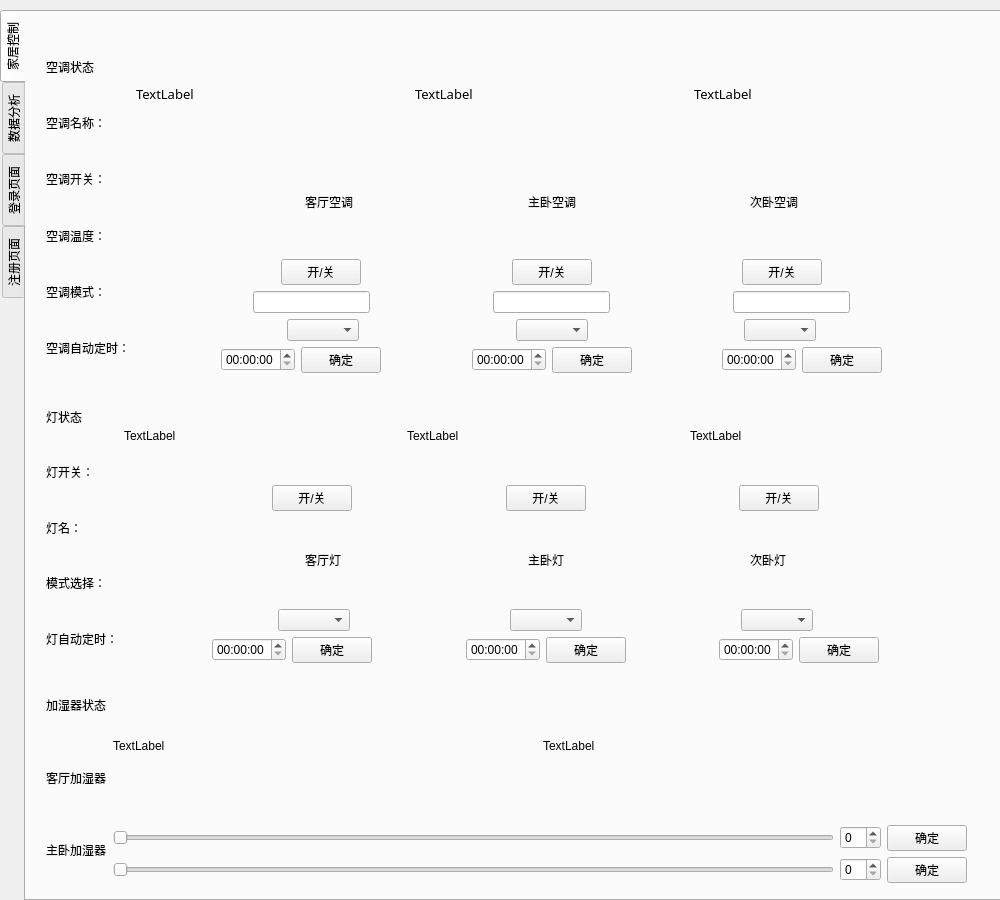
<?xml version="1.0" encoding="UTF-8"?>
<ui version="4.0">
 <class>TabWidget</class>
 <widget class="QWidget" name="TabWidget">
  <property name="geometry">
   <rect>
    <x>0</x>
    <y>0</y>
    <width>1000</width>
    <height>900</height>
   </rect>
  </property>
  <property name="windowTitle">
   <string>Form</string>
  </property>
  <widget class="QTabWidget" name="tabWidget">
   <property name="geometry">
    <rect>
     <x>0</x>
     <y>10</y>
     <width>1531</width>
     <height>891</height>
    </rect>
   </property>
   <property name="tabPosition">
    <enum>QTabWidget::West</enum>
   </property>
   <property name="currentIndex">
    <number>0</number>
   </property>
   <widget class="QWidget" name="ControlPage">
    <attribute name="title">
     <string>家居控制</string>
    </attribute>
    <widget class="QWidget" name="layoutWidget">
     <property name="geometry">
      <rect>
       <x>20</x>
       <y>660</y>
       <width>921</width>
       <height>211</height>
      </rect>
     </property>
     <layout class="QHBoxLayout" name="horizontalLayout_5">
      <item>
       <layout class="QVBoxLayout" name="humidityTitle">
        <item>
         <widget class="QLabel" name="label_9">
          <property name="text">
           <string>加湿器状态</string>
          </property>
         </widget>
        </item>
        <item>
         <widget class="QLabel" name="label_10">
          <property name="text">
           <string>客厅加湿器</string>
          </property>
         </widget>
        </item>
        <item>
         <widget class="QLabel" name="label_11">
          <property name="text">
           <string>主卧加湿器</string>
          </property>
         </widget>
        </item>
       </layout>
      </item>
      <item>
       <layout class="QVBoxLayout" name="verticalLayout_3">
        <item>
         <layout class="QHBoxLayout" name="horizontalLayout_3">
          <item>
           <widget class="QLabel" name="livingHumidityShow">
            <property name="text">
             <string>TextLabel</string>
            </property>
           </widget>
          </item>
          <item>
           <widget class="QLabel" name="hostHumidityShow">
            <property name="text">
             <string>TextLabel</string>
            </property>
           </widget>
          </item>
         </layout>
        </item>
        <item>
         <layout class="QHBoxLayout" name="livingHumidity">
          <item>
           <widget class="QSlider" name="livingHumiditySlider">
            <property name="orientation">
             <enum>Qt::Horizontal</enum>
            </property>
           </widget>
          </item>
          <item>
           <widget class="QSpinBox" name="livingHumiditySpin"/>
          </item>
          <item>
           <widget class="QPushButton" name="livingHumidityBtn">
            <property name="text">
             <string>确定</string>
            </property>
           </widget>
          </item>
         </layout>
        </item>
        <item>
         <layout class="QHBoxLayout" name="hostHumidity">
          <item>
           <widget class="QSlider" name="hostHumiditySlider">
            <property name="orientation">
             <enum>Qt::Horizontal</enum>
            </property>
           </widget>
          </item>
          <item>
           <widget class="QSpinBox" name="hostHumiditySpin"/>
          </item>
          <item>
           <widget class="QPushButton" name="hostHumidityBtn">
            <property name="text">
             <string>确定</string>
            </property>
           </widget>
          </item>
         </layout>
        </item>
       </layout>
      </item>
     </layout>
    </widget>
    <widget class="QWidget" name="layoutWidget">
     <property name="geometry">
      <rect>
       <x>20</x>
       <y>380</y>
       <width>921</width>
       <height>271</height>
      </rect>
     </property>
     <layout class="QHBoxLayout" name="horizontalLayout_4">
      <item>
       <layout class="QVBoxLayout" name="lightTitle">
        <item>
         <widget class="QLabel" name="label_5">
          <property name="text">
           <string>灯状态</string>
          </property>
         </widget>
        </item>
        <item>
         <widget class="QLabel" name="label_2">
          <property name="text">
           <string>灯开关：</string>
          </property>
         </widget>
        </item>
        <item>
         <widget class="QLabel" name="label_21">
          <property name="text">
           <string>灯名：</string>
          </property>
         </widget>
        </item>
        <item>
         <widget class="QLabel" name="label_19">
          <property name="text">
           <string>模式选择：</string>
          </property>
         </widget>
        </item>
        <item>
         <widget class="QLabel" name="label_22">
          <property name="text">
           <string>灯自动定时：</string>
          </property>
         </widget>
        </item>
       </layout>
      </item>
      <item>
       <layout class="QVBoxLayout" name="verticalLayout_2">
        <item>
         <layout class="QHBoxLayout" name="horizontalLayout_2">
          <item>
           <widget class="QLabel" name="livingLightShow">
            <property name="text">
             <string>TextLabel</string>
            </property>
           </widget>
          </item>
          <item>
           <widget class="QLabel" name="hostLightShow">
            <property name="text">
             <string>TextLabel</string>
            </property>
           </widget>
          </item>
          <item>
           <widget class="QLabel" name="secondLightShow">
            <property name="text">
             <string>TextLabel</string>
            </property>
           </widget>
          </item>
         </layout>
        </item>
        <item>
         <layout class="QHBoxLayout" name="horizontalLayout_6">
          <item>
           <spacer name="horizontalSpacer_34">
            <property name="orientation">
             <enum>Qt::Horizontal</enum>
            </property>
            <property name="sizeHint" stdset="0">
             <size>
              <width>40</width>
              <height>20</height>
             </size>
            </property>
           </spacer>
          </item>
          <item>
           <widget class="QPushButton" name="livingLightBtn">
            <property name="text">
             <string>开/关</string>
            </property>
           </widget>
          </item>
          <item>
           <spacer name="horizontalSpacer_33">
            <property name="orientation">
             <enum>Qt::Horizontal</enum>
            </property>
            <property name="sizeHint" stdset="0">
             <size>
              <width>40</width>
              <height>20</height>
             </size>
            </property>
           </spacer>
          </item>
          <item>
           <widget class="QPushButton" name="hostLightBtn">
            <property name="text">
             <string>开/关</string>
            </property>
           </widget>
          </item>
          <item>
           <spacer name="horizontalSpacer_36">
            <property name="orientation">
             <enum>Qt::Horizontal</enum>
            </property>
            <property name="sizeHint" stdset="0">
             <size>
              <width>40</width>
              <height>20</height>
             </size>
            </property>
           </spacer>
          </item>
          <item>
           <widget class="QPushButton" name="secondLightBtn">
            <property name="text">
             <string>开/关</string>
            </property>
           </widget>
          </item>
          <item>
           <spacer name="horizontalSpacer_35">
            <property name="orientation">
             <enum>Qt::Horizontal</enum>
            </property>
            <property name="sizeHint" stdset="0">
             <size>
              <width>40</width>
              <height>20</height>
             </size>
            </property>
           </spacer>
          </item>
         </layout>
        </item>
        <item>
         <layout class="QHBoxLayout" name="lightName">
          <item>
           <spacer name="horizontalSpacer_27">
            <property name="orientation">
             <enum>Qt::Horizontal</enum>
            </property>
            <property name="sizeHint" stdset="0">
             <size>
              <width>40</width>
              <height>20</height>
             </size>
            </property>
           </spacer>
          </item>
          <item>
           <widget class="QLabel" name="label_6">
            <property name="text">
             <string>客厅灯</string>
            </property>
           </widget>
          </item>
          <item>
           <spacer name="horizontalSpacer_11">
            <property name="orientation">
             <enum>Qt::Horizontal</enum>
            </property>
            <property name="sizeHint" stdset="0">
             <size>
              <width>40</width>
              <height>20</height>
             </size>
            </property>
           </spacer>
          </item>
          <item>
           <widget class="QLabel" name="label_7">
            <property name="text">
             <string>主卧灯</string>
            </property>
           </widget>
          </item>
          <item>
           <spacer name="horizontalSpacer_12">
            <property name="orientation">
             <enum>Qt::Horizontal</enum>
            </property>
            <property name="sizeHint" stdset="0">
             <size>
              <width>40</width>
              <height>20</height>
             </size>
            </property>
           </spacer>
          </item>
          <item>
           <widget class="QLabel" name="label_8">
            <property name="text">
             <string>次卧灯</string>
            </property>
           </widget>
          </item>
          <item>
           <spacer name="horizontalSpacer_30">
            <property name="orientation">
             <enum>Qt::Horizontal</enum>
            </property>
            <property name="sizeHint" stdset="0">
             <size>
              <width>40</width>
              <height>20</height>
             </size>
            </property>
           </spacer>
          </item>
         </layout>
        </item>
        <item>
         <layout class="QHBoxLayout" name="lightMode">
          <item>
           <spacer name="horizontalSpacer_28">
            <property name="orientation">
             <enum>Qt::Horizontal</enum>
            </property>
            <property name="sizeHint" stdset="0">
             <size>
              <width>40</width>
              <height>20</height>
             </size>
            </property>
           </spacer>
          </item>
          <item>
           <widget class="QComboBox" name="livingLightMode"/>
          </item>
          <item>
           <spacer name="horizontalSpacer_13">
            <property name="orientation">
             <enum>Qt::Horizontal</enum>
            </property>
            <property name="sizeHint" stdset="0">
             <size>
              <width>40</width>
              <height>20</height>
             </size>
            </property>
           </spacer>
          </item>
          <item>
           <widget class="QComboBox" name="hostLightMode"/>
          </item>
          <item>
           <spacer name="horizontalSpacer_14">
            <property name="orientation">
             <enum>Qt::Horizontal</enum>
            </property>
            <property name="sizeHint" stdset="0">
             <size>
              <width>40</width>
              <height>20</height>
             </size>
            </property>
           </spacer>
          </item>
          <item>
           <widget class="QComboBox" name="secondLightMode"/>
          </item>
          <item>
           <spacer name="horizontalSpacer_31">
            <property name="orientation">
             <enum>Qt::Horizontal</enum>
            </property>
            <property name="sizeHint" stdset="0">
             <size>
              <width>40</width>
              <height>20</height>
             </size>
            </property>
           </spacer>
          </item>
         </layout>
        </item>
        <item>
         <layout class="QHBoxLayout" name="lightAuto">
          <item>
           <spacer name="horizontalSpacer_29">
            <property name="orientation">
             <enum>Qt::Horizontal</enum>
            </property>
            <property name="sizeHint" stdset="0">
             <size>
              <width>40</width>
              <height>20</height>
             </size>
            </property>
           </spacer>
          </item>
          <item>
           <widget class="QTimeEdit" name="livingLightAuto"/>
          </item>
          <item>
           <widget class="QPushButton" name="livingLightTimeBtn">
            <property name="text">
             <string>确定</string>
            </property>
           </widget>
          </item>
          <item>
           <spacer name="horizontalSpacer_15">
            <property name="orientation">
             <enum>Qt::Horizontal</enum>
            </property>
            <property name="sizeHint" stdset="0">
             <size>
              <width>40</width>
              <height>20</height>
             </size>
            </property>
           </spacer>
          </item>
          <item>
           <widget class="QTimeEdit" name="hostLightAuto"/>
          </item>
          <item>
           <widget class="QPushButton" name="hostLightTimeBtn">
            <property name="text">
             <string>确定</string>
            </property>
           </widget>
          </item>
          <item>
           <spacer name="horizontalSpacer_16">
            <property name="orientation">
             <enum>Qt::Horizontal</enum>
            </property>
            <property name="sizeHint" stdset="0">
             <size>
              <width>40</width>
              <height>20</height>
             </size>
            </property>
           </spacer>
          </item>
          <item>
           <widget class="QTimeEdit" name="secondLightAuto"/>
          </item>
          <item>
           <widget class="QPushButton" name="secondLightTimeBtn">
            <property name="text">
             <string>确定</string>
            </property>
           </widget>
          </item>
          <item>
           <spacer name="horizontalSpacer_32">
            <property name="orientation">
             <enum>Qt::Horizontal</enum>
            </property>
            <property name="sizeHint" stdset="0">
             <size>
              <width>40</width>
              <height>20</height>
             </size>
            </property>
           </spacer>
          </item>
         </layout>
        </item>
       </layout>
      </item>
     </layout>
    </widget>
    <widget class="QWidget" name="layoutWidget">
     <property name="geometry">
      <rect>
       <x>20</x>
       <y>30</y>
       <width>921</width>
       <height>331</height>
      </rect>
     </property>
     <layout class="QHBoxLayout" name="horizontalLayout">
      <item>
       <layout class="QVBoxLayout" name="airTitle">
        <item>
         <widget class="QLabel" name="label">
          <property name="text">
           <string>空调状态</string>
          </property>
         </widget>
        </item>
        <item>
         <widget class="QLabel" name="label_15">
          <property name="text">
           <string>空调名称：</string>
          </property>
         </widget>
        </item>
        <item>
         <widget class="QLabel" name="label_20">
          <property name="text">
           <string>空调开关：</string>
          </property>
         </widget>
        </item>
        <item>
         <widget class="QLabel" name="label_16">
          <property name="text">
           <string>空调温度：</string>
          </property>
         </widget>
        </item>
        <item>
         <widget class="QLabel" name="label_17">
          <property name="text">
           <string>空调模式：</string>
          </property>
         </widget>
        </item>
        <item>
         <widget class="QLabel" name="label_18">
          <property name="text">
           <string>空调自动定时：</string>
          </property>
         </widget>
        </item>
       </layout>
      </item>
      <item>
       <layout class="QVBoxLayout" name="verticalLayout">
        <item>
         <layout class="QHBoxLayout" name="Details">
          <item>
           <widget class="QLabel" name="livingAirShow">
            <property name="font">
             <font>
              <family>Agency FB</family>
              <pointsize>10</pointsize>
             </font>
            </property>
            <property name="text">
             <string>TextLabel</string>
            </property>
           </widget>
          </item>
          <item>
           <widget class="QLabel" name="hostAirShow">
            <property name="font">
             <font>
              <family>Agency FB</family>
              <pointsize>10</pointsize>
             </font>
            </property>
            <property name="text">
             <string>TextLabel</string>
            </property>
           </widget>
          </item>
          <item>
           <widget class="QLabel" name="secondAirShow">
            <property name="font">
             <font>
              <family>Agency FB</family>
              <pointsize>10</pointsize>
             </font>
            </property>
            <property name="text">
             <string>TextLabel</string>
            </property>
           </widget>
          </item>
         </layout>
        </item>
        <item>
         <layout class="QHBoxLayout" name="airName">
          <item>
           <spacer name="horizontalSpacer_17">
            <property name="orientation">
             <enum>Qt::Horizontal</enum>
            </property>
            <property name="sizeHint" stdset="0">
             <size>
              <width>40</width>
              <height>20</height>
             </size>
            </property>
           </spacer>
          </item>
          <item>
           <widget class="QLabel" name="livingAir">
            <property name="text">
             <string>客厅空调</string>
            </property>
           </widget>
          </item>
          <item>
           <spacer name="horizontalSpacer_7">
            <property name="orientation">
             <enum>Qt::Horizontal</enum>
            </property>
            <property name="sizeHint" stdset="0">
             <size>
              <width>40</width>
              <height>20</height>
             </size>
            </property>
           </spacer>
          </item>
          <item>
           <widget class="QLabel" name="hostAir">
            <property name="text">
             <string>主卧空调</string>
            </property>
           </widget>
          </item>
          <item>
           <spacer name="horizontalSpacer_8">
            <property name="orientation">
             <enum>Qt::Horizontal</enum>
            </property>
            <property name="sizeHint" stdset="0">
             <size>
              <width>40</width>
              <height>20</height>
             </size>
            </property>
           </spacer>
          </item>
          <item>
           <widget class="QLabel" name="secondAir">
            <property name="text">
             <string>次卧空调</string>
            </property>
           </widget>
          </item>
          <item>
           <spacer name="horizontalSpacer_22">
            <property name="orientation">
             <enum>Qt::Horizontal</enum>
            </property>
            <property name="sizeHint" stdset="0">
             <size>
              <width>40</width>
              <height>20</height>
             </size>
            </property>
           </spacer>
          </item>
         </layout>
        </item>
        <item>
         <layout class="QHBoxLayout" name="airBtn">
          <item>
           <spacer name="horizontalSpacer_18">
            <property name="orientation">
             <enum>Qt::Horizontal</enum>
            </property>
            <property name="sizeHint" stdset="0">
             <size>
              <width>40</width>
              <height>20</height>
             </size>
            </property>
           </spacer>
          </item>
          <item>
           <widget class="QPushButton" name="livingAirBtn">
            <property name="text">
             <string>开/关</string>
            </property>
           </widget>
          </item>
          <item>
           <spacer name="horizontalSpacer_9">
            <property name="orientation">
             <enum>Qt::Horizontal</enum>
            </property>
            <property name="sizeHint" stdset="0">
             <size>
              <width>40</width>
              <height>20</height>
             </size>
            </property>
           </spacer>
          </item>
          <item>
           <widget class="QPushButton" name="hostAirBtn">
            <property name="text">
             <string>开/关</string>
            </property>
           </widget>
          </item>
          <item>
           <spacer name="horizontalSpacer_10">
            <property name="orientation">
             <enum>Qt::Horizontal</enum>
            </property>
            <property name="sizeHint" stdset="0">
             <size>
              <width>40</width>
              <height>20</height>
             </size>
            </property>
           </spacer>
          </item>
          <item>
           <widget class="QPushButton" name="secondAirBtn">
            <property name="text">
             <string>开/关</string>
            </property>
           </widget>
          </item>
          <item>
           <spacer name="horizontalSpacer_23">
            <property name="orientation">
             <enum>Qt::Horizontal</enum>
            </property>
            <property name="sizeHint" stdset="0">
             <size>
              <width>40</width>
              <height>20</height>
             </size>
            </property>
           </spacer>
          </item>
         </layout>
        </item>
        <item>
         <layout class="QHBoxLayout" name="airLcd">
          <item>
           <spacer name="horizontalSpacer_19">
            <property name="orientation">
             <enum>Qt::Horizontal</enum>
            </property>
            <property name="sizeHint" stdset="0">
             <size>
              <width>40</width>
              <height>20</height>
             </size>
            </property>
           </spacer>
          </item>
          <item>
           <widget class="QLineEdit" name="livingAirEdit"/>
          </item>
          <item>
           <spacer name="horizontalSpacer">
            <property name="orientation">
             <enum>Qt::Horizontal</enum>
            </property>
            <property name="sizeHint" stdset="0">
             <size>
              <width>40</width>
              <height>20</height>
             </size>
            </property>
           </spacer>
          </item>
          <item>
           <widget class="QLineEdit" name="hostAirEdit"/>
          </item>
          <item>
           <spacer name="horizontalSpacer_2">
            <property name="orientation">
             <enum>Qt::Horizontal</enum>
            </property>
            <property name="sizeHint" stdset="0">
             <size>
              <width>40</width>
              <height>20</height>
             </size>
            </property>
           </spacer>
          </item>
          <item>
           <widget class="QLineEdit" name="secondAirEdit"/>
          </item>
          <item>
           <spacer name="horizontalSpacer_24">
            <property name="orientation">
             <enum>Qt::Horizontal</enum>
            </property>
            <property name="sizeHint" stdset="0">
             <size>
              <width>40</width>
              <height>20</height>
             </size>
            </property>
           </spacer>
          </item>
         </layout>
        </item>
        <item>
         <layout class="QHBoxLayout" name="airMode">
          <item>
           <spacer name="horizontalSpacer_20">
            <property name="orientation">
             <enum>Qt::Horizontal</enum>
            </property>
            <property name="sizeHint" stdset="0">
             <size>
              <width>40</width>
              <height>20</height>
             </size>
            </property>
           </spacer>
          </item>
          <item>
           <widget class="QComboBox" name="livingAirMode"/>
          </item>
          <item>
           <spacer name="horizontalSpacer_3">
            <property name="orientation">
             <enum>Qt::Horizontal</enum>
            </property>
            <property name="sizeHint" stdset="0">
             <size>
              <width>40</width>
              <height>20</height>
             </size>
            </property>
           </spacer>
          </item>
          <item>
           <widget class="QComboBox" name="hostAirMode"/>
          </item>
          <item>
           <spacer name="horizontalSpacer_4">
            <property name="orientation">
             <enum>Qt::Horizontal</enum>
            </property>
            <property name="sizeHint" stdset="0">
             <size>
              <width>40</width>
              <height>20</height>
             </size>
            </property>
           </spacer>
          </item>
          <item>
           <widget class="QComboBox" name="secondAirMode"/>
          </item>
          <item>
           <spacer name="horizontalSpacer_25">
            <property name="orientation">
             <enum>Qt::Horizontal</enum>
            </property>
            <property name="sizeHint" stdset="0">
             <size>
              <width>40</width>
              <height>20</height>
             </size>
            </property>
           </spacer>
          </item>
         </layout>
        </item>
        <item>
         <layout class="QHBoxLayout" name="airAuto">
          <item>
           <spacer name="horizontalSpacer_21">
            <property name="orientation">
             <enum>Qt::Horizontal</enum>
            </property>
            <property name="sizeHint" stdset="0">
             <size>
              <width>40</width>
              <height>20</height>
             </size>
            </property>
           </spacer>
          </item>
          <item>
           <widget class="QTimeEdit" name="livingAirTime"/>
          </item>
          <item>
           <widget class="QPushButton" name="livingAirTimeBtn">
            <property name="text">
             <string>确定</string>
            </property>
           </widget>
          </item>
          <item>
           <spacer name="horizontalSpacer_5">
            <property name="orientation">
             <enum>Qt::Horizontal</enum>
            </property>
            <property name="sizeHint" stdset="0">
             <size>
              <width>40</width>
              <height>20</height>
             </size>
            </property>
           </spacer>
          </item>
          <item>
           <widget class="QTimeEdit" name="hostAirTime"/>
          </item>
          <item>
           <widget class="QPushButton" name="hostAirTimeBtn">
            <property name="text">
             <string>确定</string>
            </property>
           </widget>
          </item>
          <item>
           <spacer name="horizontalSpacer_6">
            <property name="orientation">
             <enum>Qt::Horizontal</enum>
            </property>
            <property name="sizeHint" stdset="0">
             <size>
              <width>40</width>
              <height>20</height>
             </size>
            </property>
           </spacer>
          </item>
          <item>
           <widget class="QTimeEdit" name="secondAirTime"/>
          </item>
          <item>
           <widget class="QPushButton" name="secondAirTimeBtn">
            <property name="text">
             <string>确定</string>
            </property>
           </widget>
          </item>
          <item>
           <spacer name="horizontalSpacer_26">
            <property name="orientation">
             <enum>Qt::Horizontal</enum>
            </property>
            <property name="sizeHint" stdset="0">
             <size>
              <width>40</width>
              <height>20</height>
             </size>
            </property>
           </spacer>
          </item>
         </layout>
        </item>
       </layout>
      </item>
     </layout>
    </widget>
   </widget>
   <widget class="QWidget" name="DataAnalyticsPage">
    <attribute name="title">
     <string>数据分析</string>
    </attribute>
    <widget class="DataWidget" name="widget" native="true">
     <property name="geometry">
      <rect>
       <x>0</x>
       <y>0</y>
       <width>971</width>
       <height>900</height>
      </rect>
     </property>
    </widget>
   </widget>
   <widget class="QWidget" name="loginTab">
    <attribute name="title">
     <string>登录页面</string>
    </attribute>
    <widget class="LoginView" name="widget_3" native="true">
     <property name="geometry">
      <rect>
       <x>10</x>
       <y>20</y>
       <width>500</width>
       <height>500</height>
      </rect>
     </property>
    </widget>
   </widget>
   <widget class="QWidget" name="registerTab">
    <attribute name="title">
     <string>注册页面</string>
    </attribute>
    <widget class="RegisterView" name="widget_2" native="true">
     <property name="geometry">
      <rect>
       <x>10</x>
       <y>20</y>
       <width>500</width>
       <height>500</height>
      </rect>
     </property>
    </widget>
   </widget>
  </widget>
 </widget>
 <customwidgets>
  <customwidget>
   <class>DataWidget</class>
   <extends>QWidget</extends>
   <header>datawidget.h</header>
   <container>1</container>
  </customwidget>
  <customwidget>
   <class>LoginView</class>
   <extends>QWidget</extends>
   <header>loginview.h</header>
   <container>1</container>
  </customwidget>
  <customwidget>
   <class>RegisterView</class>
   <extends>QWidget</extends>
   <header>registerview.h</header>
   <container>1</container>
  </customwidget>
 </customwidgets>
 <resources/>
 <connections/>
</ui>
